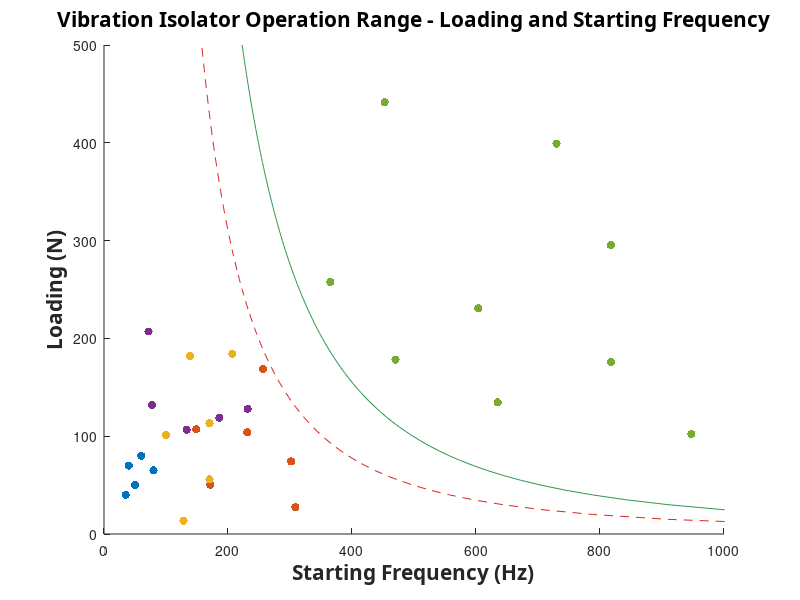

MATLAB code for this plot: (Note: this script raises an error after producing the figure.)
close all; clear all;clc;
%%
% 示例数据
% materials = {'Metamaterial Isolator', 'Metamaterial B'};

% 散点图数据
frequency_1 =  [50, 35, 40, 60, 80];
loading_1 =    [50, 40, 70, 80, 65];
    
% frequency_2 =   [171.3195743	148.6132835	220.4860184	243.2914966	231.0380346	328.8978751	301.6289627	280.7080456	256.3460878	308.8162362];
% loading_2   =   [50.4759089	107.0795025	140.6124824	69.5647198	103.9751268	103.1358486	74.17121276	120.7797658	168.4898714	27.52451074];
frequency_2 =   [171.3195743	148.6132835	231.0380346	301.6289627	256.3460878	308.8162362];
loading_2   =   [50.4759089	    107.0795025	103.9751268	74.17121276	168.4898714	27.52451074];

% frequency_3 =   [128.0701754	105.2631579	56.14035088	63.15789474	73.68421053	207.0175439	170.1754386	280.7017544	138.5964912	100	170.1754386];
% loading_3   =   [13.63821612	60.0353206	88.66053408	51.06932153	144.0187859	184.2105263	113.3121798	135.7417327	181.8089194	100.9499689	55.79005589];
frequency_3 =   [128.0701754	207.0175439	170.1754386	138.5964912	100	170.1754386];
loading_3   =   [13.63821612	184.2105263	113.3121798	181.8089194	100.9499689	55.79005589];

% frequency_4 =   [71.92982456	140.3508772	77.19298246	66.66666667	133.3333333	205.2631579	185.9649123	231.5789474];
% loading_4   =   [207.0670315	180.7075765	131.8603478	159.4861046	106.5731253	71.37381618	118.8868188	127.8625213];
frequency_4 =   [71.92982456	77.19298246	133.3333333	185.9649123	231.5789474];
loading_4   =   [207.0670315	131.8603478	106.5731253	118.8868188	127.8625213];

frequency_5 =   [364.9122807	470.1754386	635.0877193	817.5438596	452.6315789	603.5087719	817.5438596	729.8245614	947.3684211];
loading_5   =   [257.6560317	178.3011178	134.509393	175.9431765	441.5269368	230.6609998	295.4122031	399.1519174	102.1871604];

% 定义颜色 -- 半透明
colors = ["#cecece", "#cfcfe5", "#b7d4ea", "#b8e3b2", "#fdc38d" , "#fcab8f", "#adadae", "#c2e6f7", "#e7c6db" , "#b3c7c8"]; 
color_full = ["#5f5f5f" , "#7262ac" , "#2e7ebb" , "2e974e" , "#e25508" , "#d92523"];

% 创建散点图
figure(1);
hold on
scatter(frequency_1, loading_1, 'filled','b');
scatter(frequency_2, loading_2, 'filled','r');
scatter(frequency_3, loading_3, 'filled');
scatter(frequency_4, loading_4, 'filled');
scatter(frequency_5, loading_5, 'filled');


% 添加标签
% for i = 1:length(materials)
%     text(frequency_beamBuckle(i), loading_beamBuckle(i), materials{i}, 'VerticalAlignment', 'bottom', 'HorizontalAlignment', 'left');
% end
% text(frequency_beamBuckle(1), loading_beamBuckle(1), materials{1}, 'VerticalAlignment', 'bottom', 'HorizontalAlignment', 'left');


% 设置轴和标题
xlabel('Starting Frequency (Hz)', 'FontName', 'Calibri', 'FontSize', 15, 'FontWeight', 'bold');
ylabel('Loading (N)', 'FontName', 'Calibri', 'FontSize', 15, 'FontWeight', 'bold');
title('Vibration Isolator Operation Range - Loading and Starting Frequency', 'FontName', 'Calibri', 'FontSize', 15, 'FontWeight', 'bold');

% 设置轴范围
xlim([0 1000]);
ylim([0 500]);

% 绘制渐近线
res_N = 5:5:500;
res_m = res_N/9.8;
res_f = 1/(2*pi)*sqrt(5E7./res_m);

plot(res_f,res_N,'--','Color','#d92523')
plot(res_f*sqrt(2),res_N,'g','Color','#2e974e')


% 获取当前图形的轴对象
ax = gca;

%=============  椭圆绘制  ================
% 计算椭圆的中心位置
% 1. Metamaterial, 2. Buckling beam, 3. Magnets, 4. QZS Isolators
centerX = [60, 160, 160, 650, 250]; 
centerY = [60, 130, 120, 280, 100]; 

% 设置椭圆的半长轴和半短轴
semiMajorAxis = [40, 140, 140, 400 , 140];  
semiMinorAxis = [50,  60, 100 , 200 , 80];  

% 定义椭圆的角度和点数
theta = linspace(0, 2*pi, 100);
rotationAngle = [0, 150, 30, 340 , 170];  


% 计算椭圆的点坐标
numEllipses = length(centerX);
x_ellipse = zeros(numEllipses, length(theta));
y_ellipse = zeros(numEllipses, length(theta));

for i = 1:numEllipses
    x_ellipse(i, :) = centerX(i) + semiMajorAxis(i) * cos(theta) * cosd(rotationAngle(i)) - semiMinorAxis(i) * sin(theta) * sind(rotationAngle(i));
    y_ellipse(i, :) = centerY(i) + semiMajorAxis(i) * cos(theta) * sind(rotationAngle(i)) + semiMinorAxis(i) * sin(theta) * cosd(rotationAngle(i));
end

% 使用patch函数绘制椭圆
for i = 1:numEllipses
    patch('XData', x_ellipse(i, :), 'YData', y_ellipse(i, :), 'FaceColor', colors(i), 'FaceAlpha', 0.4, 'EdgeColor', 'none');
end

% 添加网格线
grid on;

% 添加黑色实线框
box on;

% 标注文字内容
text(200, 350, 'Resonance frequency: $f=\frac{1}{2\pi}\sqrt{\frac{k}{m}}$','Interpreter','latex', 'HorizontalAlignment', 'left', 'VerticalAlignment', 'bottom','FontSize', 15, 'Color', '#d92523');
text(300,300, 'Cut-off frequency: $f=\frac{\sqrt{2}}{2\pi}\sqrt{\frac{k}{m}}$','Interpreter','latex', 'HorizontalAlignment', 'left', 'VerticalAlignment', 'bottom','FontSize', 15, 'Color', '#2e974e');

text(30,20, 'Nonlinear beam design', 'HorizontalAlignment', 'left', 'VerticalAlignment', 'bottom','FontSize', 12);


text(500, 250, 'Linear Isolators', 'HorizontalAlignment', 'left', 'VerticalAlignment', 'bottom','FontSize', 12);
text(300, 50, 'Negative Stiffness Mechanism', 'HorizontalAlignment', 'left', 'VerticalAlignment', 'bottom','FontSize', 12);
text(150, 200, 'QZS Isolators', 'HorizontalAlignment', 'left', 'VerticalAlignment', 'bottom','FontSize', 12);
text(100, 150, 'Magnets', 'HorizontalAlignment', 'left', 'VerticalAlignment', 'bottom','FontSize', 12);

text(250, 100, 'This work', 'HorizontalAlignment', 'left', 'VerticalAlignment', 'bottom', 'FontSize', 15, 'FontWeight', 'bold', 'Color', 'blue');

% 调整图表大小
set(gcf, 'Position', [100, 100, 800, 600]);
%% Ultra-low frequency case


figure(2)
% 设置轴和标题
xlabel('Frequency (Hz)', 'FontName', 'Calibri', 'FontSize', 15, 'FontWeight', 'bold');
ylabel('Loading (N)', 'FontName', 'Calibri', 'FontSize', 15, 'FontWeight', 'bold');
title('Ultra-low Frequency Vibration Isolator Operation Range', 'FontName', 'Calibri', 'FontSize', 15, 'FontWeight', 'bold');
grid on
box on
% 设置轴范围
xlim([0 50]);
ylim([0 100]);

hold on
%---- Ref 1
x_center = [1.8 10];  % 横轴线段的x坐标
y_center = [80 80];   % 横轴线段的y坐标

x_left = [1.8 1.8 2 2];  % 左侧工字端的x坐标
y_left = [78 82 82 78];      % 左侧工字端的y坐标

x_right = [9.8 9.8 10 10];  % 右侧工字端的x坐标
y_right = [78 82 82 78];     % 右侧工字端的y坐标
text(5, 81, 'Chai, Y., et al. (2022)','FontName', 'Calibri', 'HorizontalAlignment', 'left', 'VerticalAlignment', 'bottom', 'FontSize', 12);
% 绘制横轴线段
line(x_center, y_center, 'LineWidth', 2, 'Color', 'r');
% 绘制左侧工字端
patch(x_left, y_left, 'r', 'EdgeColor', 'r', 'LineWidth', 2);
% 绘制右侧工字端
patch(x_right, y_right, 'r', 'EdgeColor', 'r', 'LineWidth', 2);

%---- Ref 2
x_center = [20 40];  % 横轴线段的x坐标
y_center = [26.7 26.7];   % 横轴线段的y坐标

x_left = [20 20 20.2 20.2];  % 左侧工字端的x坐标
y_left = [24.7 28.7 28.7 24.7];      % 左侧工字端的y坐标

x_right = [39.8 39.8 40 40];  % 右侧工字端的x坐标
y_right = y_left;     % 右侧工字端的y坐标
text(22, 27, 'Zhang, Q., et al. (2021)','FontName', 'Calibri', 'HorizontalAlignment', 'left', 'VerticalAlignment', 'bottom', 'FontSize', 12);
% 绘制横轴线段
line(x_center, y_center, 'LineWidth', 2, 'Color', 'r');
% 绘制左侧工字端
patch(x_left, y_left, 'r', 'EdgeColor', 'r', 'LineWidth', 2);
% 绘制右侧工字端
patch(x_right, y_right, 'r', 'EdgeColor', 'r', 'LineWidth', 2);

%---- Ref 3
x_center = [12 50];  % 横轴线段的x坐标
y_center = [15 15];   % 横轴线段的y坐标

x_left = [12 12 12.2 12.2];  % 左侧工字端的x坐标
y_left = [13 17 17 13];      % 左侧工字端的y坐标

x_right = [49.8 49.8 50 50];  % 右侧工字端的x坐标
y_right = y_left;     % 右侧工字端的y坐标
text(25, 15, 'Jiahao Zhou, et al.(2024)','FontName', 'Calibri', 'HorizontalAlignment', 'left', 'VerticalAlignment', 'bottom', 'FontSize', 12);
% 绘制横轴线段
line(x_center, y_center, 'LineWidth', 2, 'Color', 'r');
% 绘制左侧工字端
patch(x_left, y_left, 'r', 'EdgeColor', 'r', 'LineWidth', 2);
% 绘制右侧工字端
patch(x_right, y_right, 'r', 'EdgeColor', 'r', 'LineWidth', 2);

%---- Ref 4
x_center = [15 40];  % 横轴线段的x坐标
y_center = [5 5];   % 横轴线段的y坐标

x_left = [15 15 15.2 15.2];  % 左侧工字端的x坐标
y_left = [3 7 7 3];      % 左侧工字端的y坐标

x_right = [39.8 39.8 40 40];  % 右侧工字端的x坐标
y_right = y_left;     % 右侧工字端的y坐标
text(20, 5, 'Banerjee, P., et al. (2023)','FontName', 'Calibri', 'HorizontalAlignment', 'left', 'VerticalAlignment', 'bottom', 'FontSize', 12);
% 绘制横轴线段
line(x_center, y_center, 'LineWidth', 2, 'Color', 'r');
% 绘制左侧工字端
patch(x_left, y_left, 'r', 'EdgeColor', 'r', 'LineWidth', 2);
% 绘制右侧工字端
patch(x_right, y_right, 'r', 'EdgeColor', 'r', 'LineWidth', 2);

%---- Ref 5
x_center = [5 12];  % 横轴线段的x坐标
y_center = [50 50];   % 横轴线段的y坐标

x_left = [5 5 5.2 5.2];  % 左侧工字端的x坐标
y_left = [48 52 52 48];      % 左侧工字端的y坐标

x_right = [11.8 11.8 12 12];  % 右侧工字端的x坐标
y_right = y_left;     % 右侧工字端的y坐标
text(6, 51, 'Ye, K., et al. (2020)','FontName', 'Calibri', 'HorizontalAlignment', 'left', 'VerticalAlignment', 'bottom', 'FontSize', 12);
% 绘制横轴线段
line(x_center, y_center, 'LineWidth', 2, 'Color', 'r');
% 绘制左侧工字端
patch(x_left, y_left, 'r', 'EdgeColor', 'r', 'LineWidth', 2);
% 绘制右侧工字端
patch(x_right, y_right, 'r', 'EdgeColor', 'r', 'LineWidth', 2);

%---- Ref 6
x_center = [2 5];  % 横轴线段的x坐标
y_center = [11.2 11.2];   % 横轴线段的y坐标

x_left = [2 2 2.2 2.2];  % 左侧工字端的x坐标
y_left = [9.2 13.2 13.2 9.2];      % 左侧工字端的y坐标

x_right = [4.8 4.8 5 5];  % 右侧工字端的x坐标
y_right = y_left;     % 右侧工字端的y坐标
text(2, 16, 'Yang, H. and H. Zhao (2024)','FontName', 'Calibri', 'HorizontalAlignment', 'left', 'VerticalAlignment', 'bottom', 'FontSize', 12);
% 绘制横轴线段
line(x_center, y_center, 'LineWidth', 2, 'Color', 'r');
% 绘制左侧工字端
patch(x_left, y_left, 'r', 'EdgeColor', 'r', 'LineWidth', 2);
% 绘制右侧工字端
patch(x_right, y_right, 'r', 'EdgeColor', 'r', 'LineWidth', 2);

%---- Ref 7
x_center = [25 45];  % 横轴线段的x坐标
y_center = [65 65];   % 横轴线段的y坐标

x_left = [25 25 25.2 25.2];  % 左侧工字端的x坐标
y_left = [63 67 67 63];      % 左侧工字端的y坐标

x_right = [44.8 44.8 45 45];  % 右侧工字端的x坐标
y_right = y_left;     % 右侧工字端的y坐标
text(27, 65, 'Ling, P., et al. (2022)','FontName', 'Calibri', 'HorizontalAlignment', 'left', 'VerticalAlignment', 'bottom', 'FontSize', 12);
% 绘制横轴线段
line(x_center, y_center, 'LineWidth', 2, 'Color', 'r');
% 绘制左侧工字端
patch(x_left, y_left, 'r', 'EdgeColor', 'r', 'LineWidth', 2);
% 绘制右侧工字端
patch(x_right, y_right, 'r', 'EdgeColor', 'r', 'LineWidth', 2);
